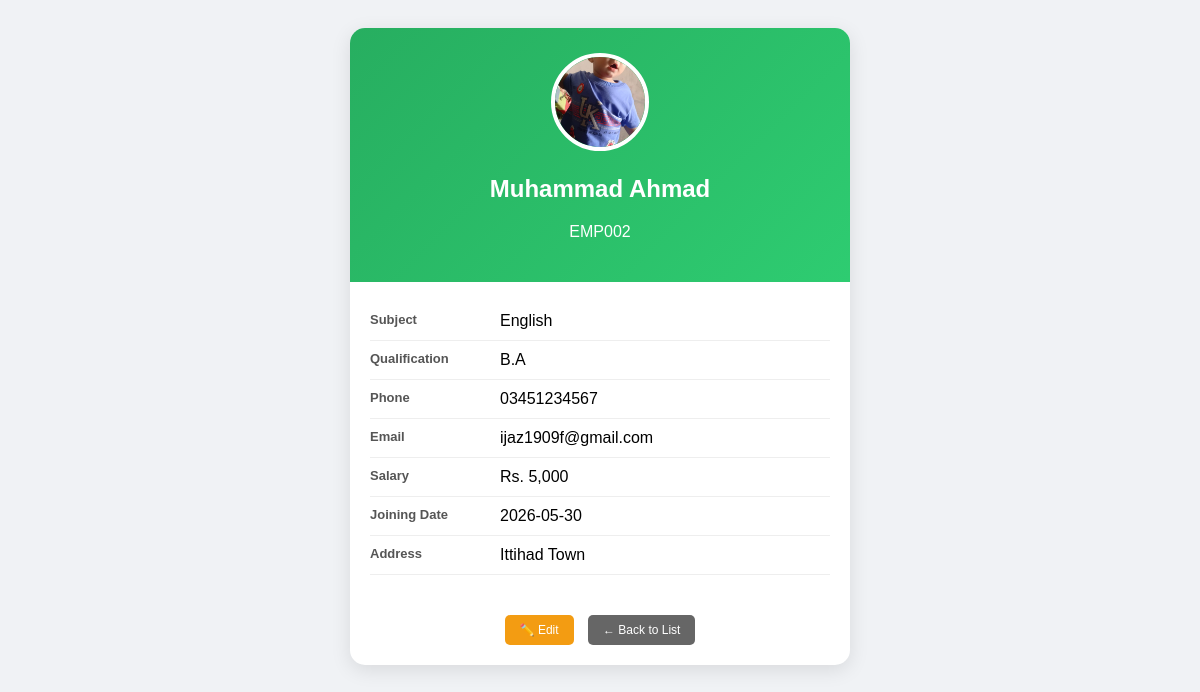
Screenshot of /modules/teachers/view.php?id=6 (signed in) with the database file from the repository.
### tables this page shows
CREATE TABLE `teachers` (
  `id` int(11) NOT NULL,
  `employee_id` varchar(20) NOT NULL,
  `first_name` varchar(50) NOT NULL,
  `last_name` varchar(50) DEFAULT NULL,
  `email` varchar(100) DEFAULT NULL,
  `phone` varchar(20) DEFAULT NULL,
  `qualification` varchar(100) DEFAULT NULL,
  `subject_specialty` varchar(100) DEFAULT NULL,
  `salary` decimal(10,2) DEFAULT NULL,
  `address` text DEFAULT NULL,
  `photo` varchar(255) DEFAULT 'default.png',
  `joining_date` date DEFAULT NULL,
  `status` tinyint(4) DEFAULT 1,
  `created_at` timestamp NOT NULL DEFAULT current_timestamp()
);

### shared/config.php (called while the page is built, shortened)
<?php
function getPhotoUrl($photo, $type = 'student') {
    $default = BASE_URL . 'assets/uploads/photos/default.png';
    $path = PHOTO_DIR . $photo;
    return file_exists($path) ? BASE_URL . 'assets/uploads/photos/' . $photo : $default;
}
?>

### modules/teachers/view.php (the view, shortened to what this page needs)
<?php
require_once '../../shared/config.php';
$id = $_GET['id'] ?? 0;
$t = $conn->query("SELECT * FROM teachers WHERE id=$id")->fetch_assoc();
?>
<!DOCTYPE html>
<html>
<head>
</head>
<body>
<div class="container">
    <div class="header">
        <img src="<?php echo getPhotoUrl($t['photo']); ?>" onerror="this.src='<?php echo BASE_URL; ?>assets/uploads/photos/default.png'">
        <h2><?php echo $t['first_name'].' '.$t['last_name']; ?></h2>
        <p><?php echo $t['employee_id']; ?></p>
    </div>
    <div class="body">
        <div class="row"><span class="label">Subject</span><span><?php echo $t['subject_specialty']; ?></span></div>
        <div class="row"><span class="label">Qualification</span><span><?php echo $t['qualification']; ?></span></div>
        <div class="row"><span class="label">Phone</span><span><?php echo $t['phone'] ?: 'N/A'; ?></span></div>
        <div class="row"><span class="label">Email</span><span><?php echo $t['email'] ?: 'N/A'; ?></span></div>
        <div class="row"><span class="label">Salary</span><span>Rs. <?php echo number_format($t['salary']); ?></span></div>
        <div class="row"><span class="label">Joining Date</span><span><?php echo $t['joining_date']; ?></span></div>
        <div class="row"><span class="label">Address</span><span><?php echo $t['address'] ?: 'N/A'; ?></span></div>
    </div>
    <div style="padding:15px;text-align:center;">
        <a href="edit.php?id=<?php echo $t['id']; ?>" class="btn btn-edit">✏️ Edit</a>
        <a href="./" class="btn btn-back">← Back to List</a>
    </div>
</div>
</body>
</html>

### modules/teachers/view.php (style rules this page uses)
body { font-family: Arial; background: #f0f2f5; padding: 20px; }
.container { max-width: 500px; margin: 0 auto; background: white; border-radius: 15px; overflow: hidden; box-shadow: 0 5px 20px rgba(0,0,0,0.1); }
.header { background: linear-gradient(135deg, #27ae60, #2ecc71); color: white; padding: 25px; text-align: center; }
.header img { width: 90px; height: 90px; border-radius: 50%; object-fit: cover; border: 4px solid white; }
.body { padding: 20px; }
.row { display: flex; padding: 10px 0; border-bottom: 1px solid #eee; }
.label { font-weight: bold; width: 130px; color: #555; font-size: 13px; }
.btn { padding: 8px 15px; border-radius: 5px; text-decoration: none; color: white; margin: 5px; display: inline-block; font-size: 12px; }
.btn-edit { background: #f39c12; }
.btn-back { background: #666; }

### rows the page displays
teachers: photo (picture), first_name "Muhammad", last_name "Ahmad", employee "EMP002", subject_specialty "English", qualification "B.A", phone "03451234567", email "ijaz1909f@gmail.com", salary "5,000", joining_date "2026-05-30", address "Ittihad Town"
